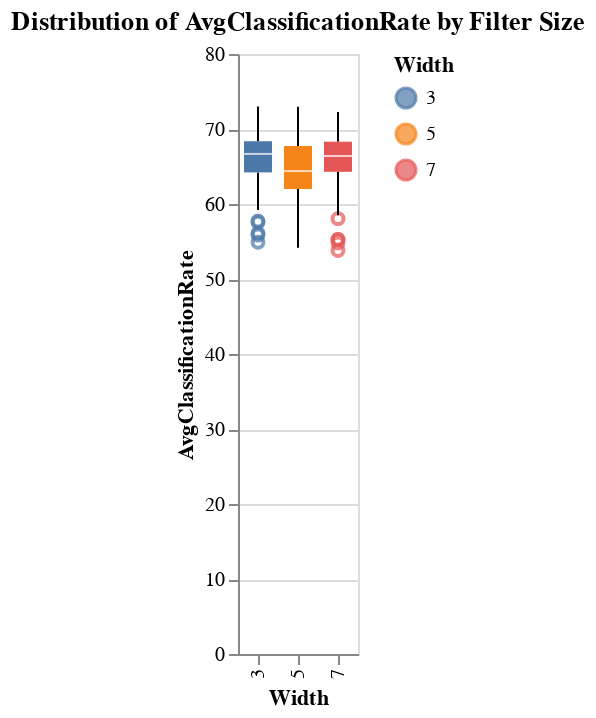

The cell this chart's notebook holds for it:
### Code cell
chart = alt.Chart(df).mark_boxplot().encode(
    x='Width:N',
    y='AvgClassificationRate:Q',
    color='Width:N'
).properties(
    title='Distribution of AvgClassificationRate by Filter Size'
)
chart

### Figure 1 — Vega-Lite specification as saved in the notebook (floating-point values rounded to 4 significant figures; data arrays with more than 128 entries replaced by an {"elided": "..."} marker saying what was removed)
{"config": {"view": {"continuousWidth": 300, "continuousHeight": 300}}, "data": {"name": "data-f22db429f087b0b80f91725068073632"}, "mark": {"type": "boxplot"}, "encoding": {"color": {"field": "Width", "type": "nominal"}, "x": {"field": "Width", "type": "nominal"}, "y": {"field": "AvgClassificationRate", "type": "quantitative"}}, "title": "Distribution of AvgClassificationRate by Filter Size", "$schema": "https://vega.github.io/schema/vega-lite/v5.20.1.json", "datasets": {"data-f22db429f087b0b80f91725068073632": {"elided": "297 records"}}}
